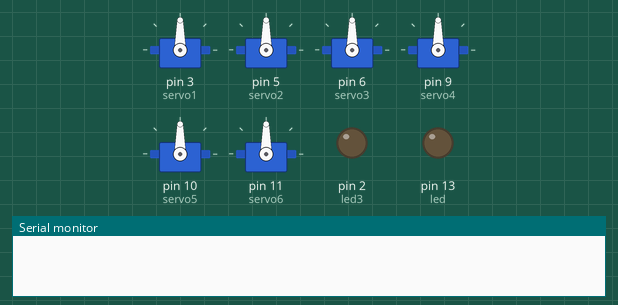
This sketch was run on a simulated Arduino Uno, built with avr-gcc and run on an emulated ATmega328P. Shown: 6 × servo, output pins drawn as LEDs (lit = HIGH), the last lines printed to the serial monitor. Pins used as bus, display or sensor lines are not drawn.

Above: at 0.05 s.
At 0.5 s:
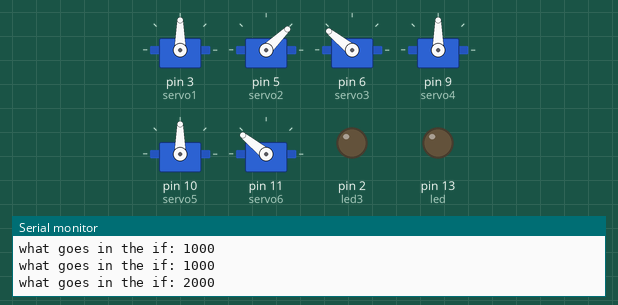
At 0.75 s:
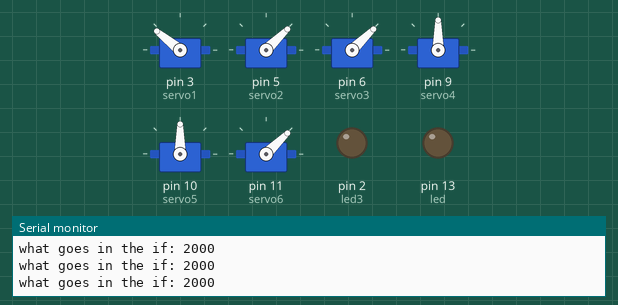
At 1.0 s:
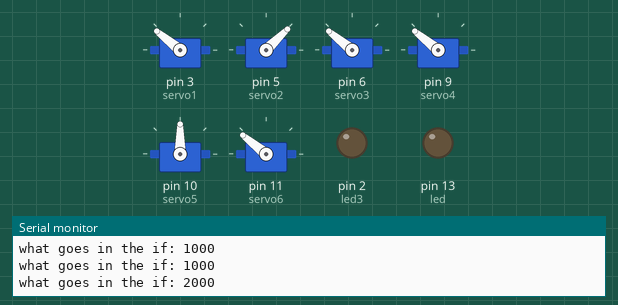
At 1.5 s:
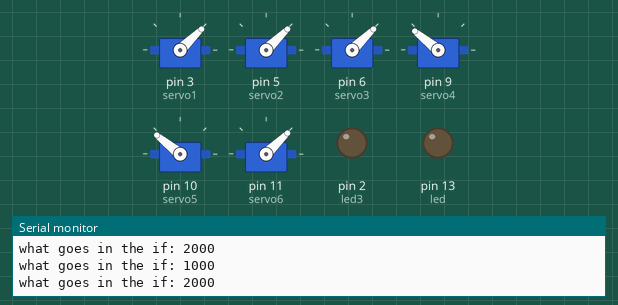
At 2.0 s:
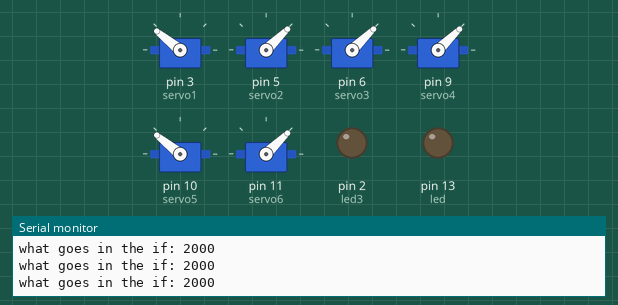
Timing chart, 0 to 4.7 s (numbered marks = the images above):
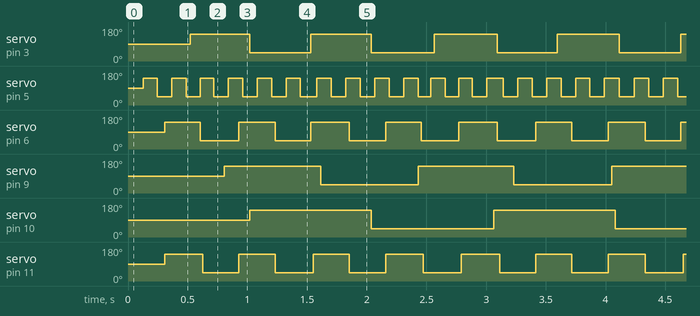

The sketch:

a2.ino
```cpp
//https://forum.arduino.cc/index.php?topic=582044.0 Forum Question
//http://forum.arduino.cc/index.php?topic=223286.0 SeveralthingsAtTheSameTime
//https://www.youtube.com/watch?v=fl9S-NQh1kc K Hofstadter supporting video


#include <Servo.h>

#define led 13
#define led2 1
#define led3 2

// create servo object to control a servo
Servo servo1;
Servo servo2;
Servo servo3;
Servo servo4;
Servo servo5;
Servo servo6;

// variable to store the servo position
int pos1 = 1000;
int pos2 = 1000;
int pos3 = 1000;
int pos4 = 1000;
int pos5 = 1000;
int pos6 = 1000;


// Time periods of blinks in milliseconds (1000 to a second).
const unsigned long servo1interval = 500;
const unsigned long servo2interval = 100;
const unsigned long servo3interval = 300;
const unsigned long servo4interval = 800;
const unsigned long servo5interval = 1000;
const unsigned long servo6interval = 300;


// Variable holding the timer value so far. One for each "Timer"
unsigned long servo1timer;
unsigned long servo2timer;
unsigned long servo3timer;
unsigned long servo4timer;
unsigned long servo5timer;
unsigned long servo6timer;


void setup ()
  {
  servo1.attach(3);  // attaches the servos to the servo objects
  servo2.attach(5);
  servo3.attach(6);
  servo4.attach(9);
  servo5.attach(10);
  servo6.attach(11);


      // set the Led pins as output:
  pinMode(led, OUTPUT);
  pinMode(led2, OUTPUT);
  pinMode(led3, OUTPUT);

  Serial.begin(9600);
  }  // end of setup

//========================================servo1
void moveServo1 ()
  {

   Serial.print("what goes in the if: ");
   Serial.println(pos1);
   if (pos1 <= 1000)
      {
        pos1 = 2000;
        servo1.writeMicroseconds(pos1);
        }
   else
      {
        pos1 = 1000;
        servo1.writeMicroseconds(pos1);
        }
  // remember when we toggled it
  servo1timer = millis ();
  }


//2========================================servo2
void moveServo2 ()
    {
   Serial.print("what goes in the if: ");
   Serial.println(pos2);
   if (pos2 <= 1000)
      {
        pos2 = 2000;
        servo2.writeMicroseconds(pos2);
        }
   else
      {
        pos2 = 1000;
        servo2.writeMicroseconds(pos2);
        }

  servo2timer = millis ();
  }


//3========================================servo3
void moveServo3 ()
    {
   Serial.print("what goes in the if: ");
   Serial.println(pos3);
   if (pos3 <= 1000)
      {
        pos3 = 2000;
        servo3.writeMicroseconds(pos3);
        }
   else
      {
        pos3 = 1000;
        servo3.writeMicroseconds(pos3);
        }

  servo3timer = millis ();
  }


//4========================================servo4
void moveServo4 ()
    {
   Serial.print("what goes in the if: ");
   Serial.println(pos4);
   if (pos4 <= 1000)
      {
        pos4 = 2000;
        servo4.writeMicroseconds(pos4);
        }
   else
      {
        pos4 = 1000;
        servo4.writeMicroseconds(pos4);
        }

  servo4timer = millis ();
  }


//5========================================servo5
void moveServo5 ()
    {
   Serial.print("what goes in the if: ");
   Serial.println(pos5);
   if (pos5 <= 1000)
      {
        pos5 = 2000;
        servo5.writeMicroseconds(pos5);
        }
   else
      {
        pos5 = 1000;
        servo5.writeMicroseconds(pos5);
        }

  servo5timer = millis ();
  }


//6========================================servo6
void moveServo6 ()
    {
   Serial.print("what goes in the if: ");
   Serial.println(pos6);
   if (pos6 <= 1000)
      {
        pos6 = 2000;
        servo6.writeMicroseconds(pos6);
        }
   else
      {
        pos6 = 1000;
        servo6.writeMicroseconds(pos6);
        }

  servo6timer = millis ();
  }

//========================================

void loop ()
  {


  if ( (millis () - servo1timer) >= servo1interval)
    moveServo1 ();

  if ( (millis () - servo2timer) >= servo2interval)
    moveServo2 ();

  if ( (millis () - servo3timer) >= servo3interval)
    moveServo3 ();

  if ( (millis () - servo4timer) >= servo4interval)
    moveServo4 ();

  if ( (millis () - servo5timer) >= servo5interval)
    moveServo5 ();

  if ( (millis () - servo6timer) >= servo6interval)
    moveServo6 ();


    digitalWrite(led,HIGH);
    delay(5);
    digitalWrite(led,LOW);
    delay(5);

    digitalWrite(led2,HIGH);
    delay(5);
    digitalWrite(led2,LOW);
    delay(5);

    digitalWrite(led3,HIGH);
    delay(5);
    digitalWrite(led3,LOW);
    delay(5);

/* Other code that needs to execute goes here.
   It will be called many thousand times per second because the above code
   does not wait for the LED blink interval to finish. */

}  // end of loop
```

Measured:
- by itself, servo on pin 3 (servo1): alternates 141° for 0.52 s and 44° for 0.51 s
- by itself, servo on pin 5 (servo2): alternates 141° for 0.12 s and 44° for 0.12 s
- by itself, servo on pin 6 (servo3), servo on pin 11 (servo6): alternates 141° for 0.30 s and 44° for 0.30 s
- by itself, servo on pin 9 (servo4): alternates 141° for 0.82 s and 44° for 0.82 s
- by itself, servo on pin 10 (servo5): alternates 141° for 1.0 s and 44° for 1.0 s
